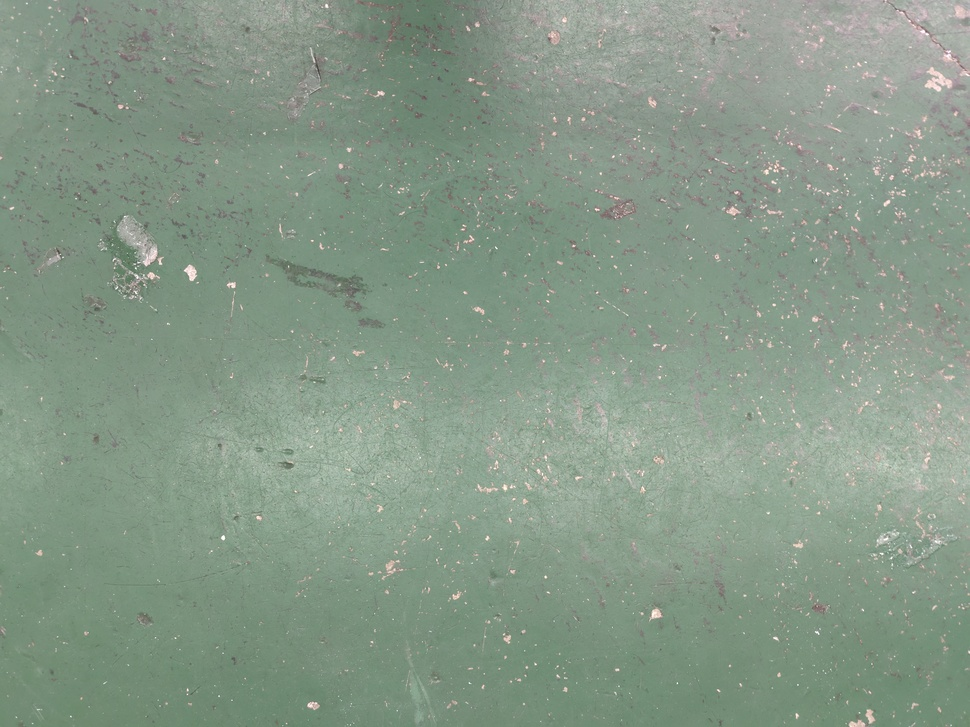
#> input picture raspi_code/testimages/s1.jpg, 970 x 727 px, shrunk from 4096 x 3072 before the run
$ python testcal.py
#> lines starting #> are read from the running program, lines starting #| are printed output that depends on the picture
### raspi_code/score_calculation.py
import cv2
import numpy as np
import json
import math

# スコアを最大10000点として計算
max_score = 10000
amount_of_change = math.e


class ScoreCalculator:  # スコア計算クラス
    def __init__(self, path, area ,area_path):
        self.path = path
        self.area = area
        self.area_path = area_path

    def load_area_data(self):
        with open(self.area_path, "r") as f:
            return json.load(f)

    def calculate_score(self):
        area_data = self.load_area_data()

        area_range = area_data[self.area]["range"]
        area_threshold = area_data[self.area]["threshold"]

        counter = CountWhiteArea(self.path, area_range)
        white_area = counter.get_white_area()

        score = Score(white_area, area_threshold)
        return score.score()

class CountWhiteArea:   #白色領域をカウント
    def __init__(self, path, white_ranges):
        self.img = cv2.imread(path)
        self.white_ranges = white_ranges
        if self.img is None:
            raise FileNotFoundError(f"画像が読み込めません: {path}")

    def get_white_area(self):
        lower, upper = self.white_ranges
        lower_white = np.array(lower)
        upper_white = np.array(upper)
        hsv = cv2.cvtColor(self.img, cv2.COLOR_BGR2HSV)
        mask = cv2.inRange(hsv, lower_white, upper_white)
        area = cv2.countNonZero(mask)
        return area

class Score:    #ピクセル数からスコアを算出(最大をmax_scoreとしている)
    def __init__(self, pixel, area_threshold):
        self.pixel = pixel
        self.area_threshold = area_threshold

    def score(self):
        if self.pixel <= self.area_threshold:
            return max_score
        else:
            score = max_score * amount_of_change ** (-self.pixel/self.area_threshold)
            return score

### raspi_code/testcal.py
import os
import score_calculation

# スコア算出の流れを確認するための仮のもの

# --- 定数・設定 ---
BASE_DIR = os.path.dirname(os.path.abspath(__file__))  # このスクリプトのあるフォルダ
IMG_PLACE = os.path.join(BASE_DIR, "testimages//")  # imagesフォルダ
IMG_LIST = [
    ["s1.jpg", "area_0"],
    ["s2.jpg", "area_1"],
    ["s1.jpg", "area_2"],
    ["s2.jpg", "area_3"]
]
AREA_DATA_PATH = os.path.join(BASE_DIR, "area_data.json")  # JSONファイル

def main():
    TOTAL_SCORE = 0
    for i in IMG_LIST:
        img_name, area_key = i
        path = os.path.join(IMG_PLACE, img_name)
        score_calculator = score_calculation.ScoreCalculator(path, area_key, AREA_DATA_PATH)
        try:
            score = score_calculator.calculate_score()
            print(f"画像: {img_name}, スコア: {score}")
            TOTAL_SCORE += score
        except Exception as e:
            print(f"画像: {img_name} の処理中にエラーが発生しました: {e}")
#> this loop made 4 passes; (reads raspi_code/old/area_data.json from the repository)
#> TOTAL_SCORE on passes 1 to 4: 10000, 20000, 30000, 40000
#| 画像: s1.jpg, スコア: 10000
#| 画像: s2.jpg, スコア: 10000
#| 画像: s1.jpg, スコア: 10000
#| 画像: s2.jpg, スコア: 10000
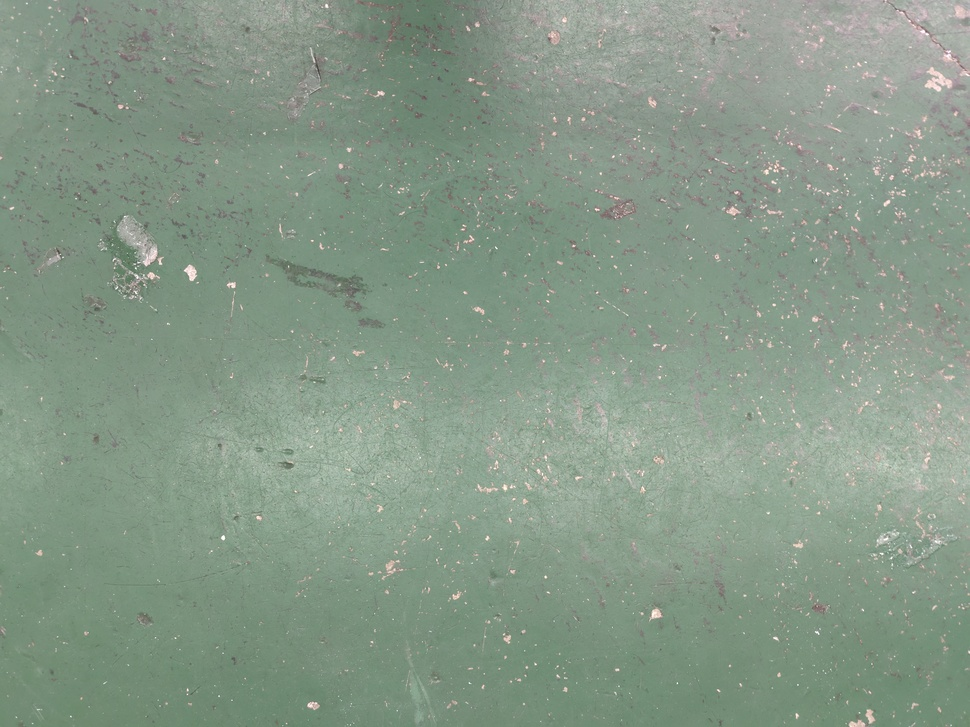
#> input picture raspi_code/testimages/s1.jpg, 970 x 727 px, shrunk from 4096 x 3072 before the run
#> pass 1, in get_white_area, `mask = cv2.inRange(hsv, lower_white, upper_white)`:
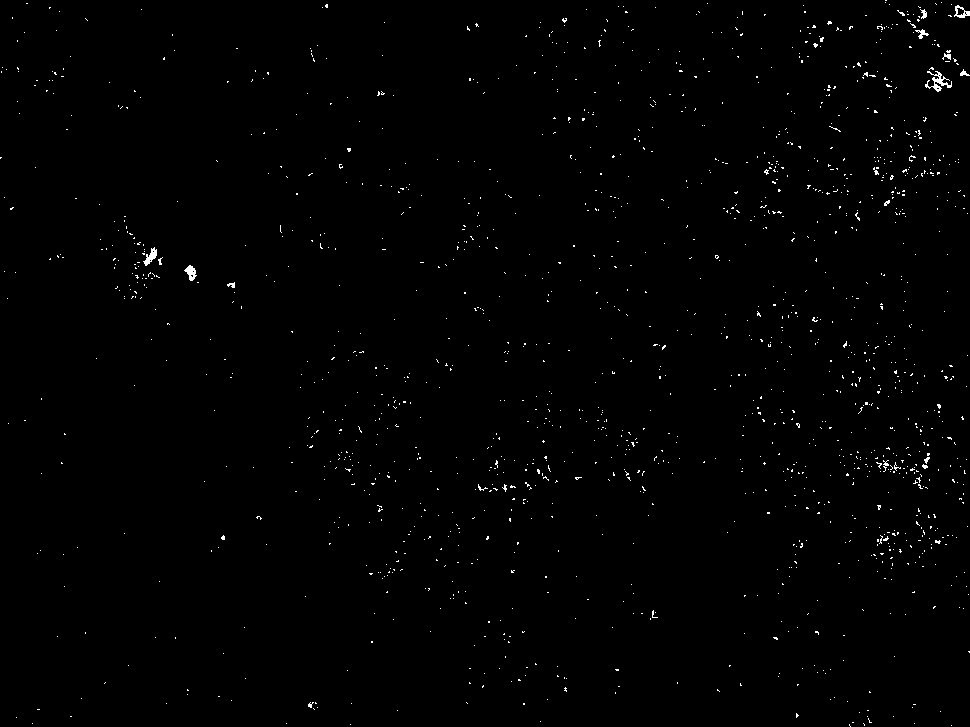
#> mask: shape (727, 970); 0.69% white in thin lines or dots
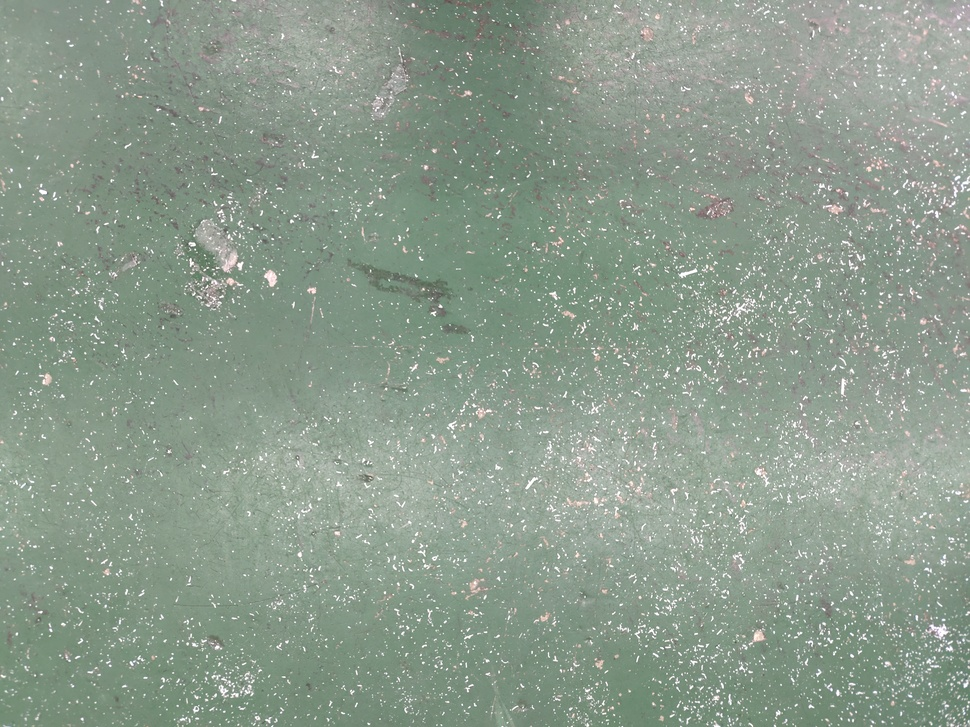
#> input picture raspi_code/testimages/s2.jpg, 970 x 727 px, shrunk from 4096 x 3072 before the run
#> pass 2, in get_white_area (call 2), `mask = cv2.inRange(hsv, lower_white, upper_white)`:
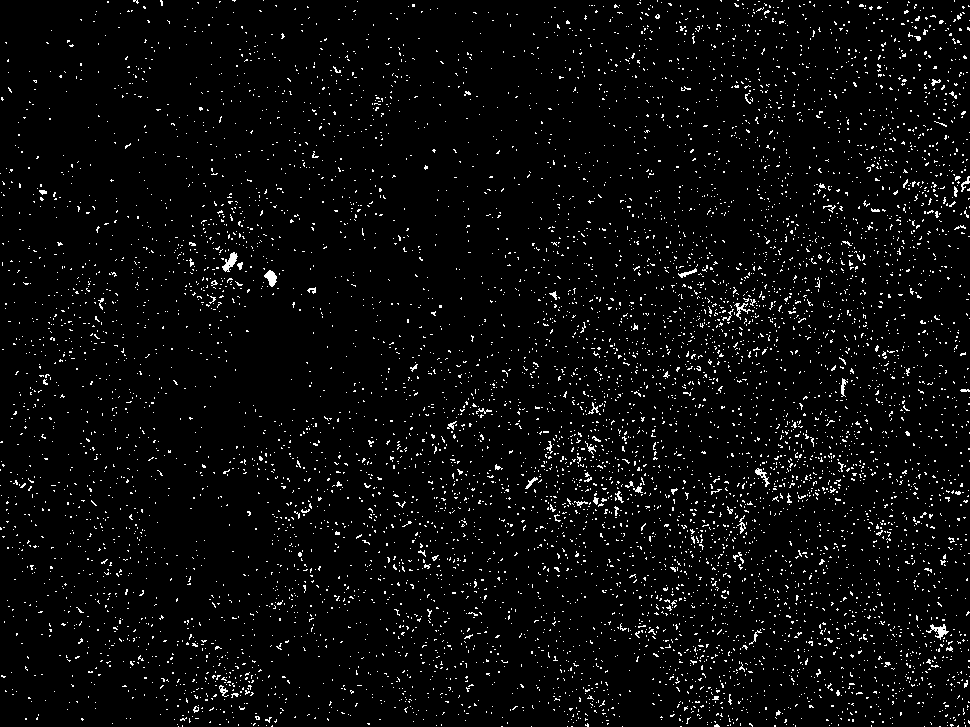
#> mask: shape (727, 970); 3.7% white in thin lines or dots
#> after the loop, TOTAL_SCORE = 40000

    print(f"合計スコア: {TOTAL_SCORE}")
#| 合計スコア: 40000

if __name__ == "__main__":
    main()
